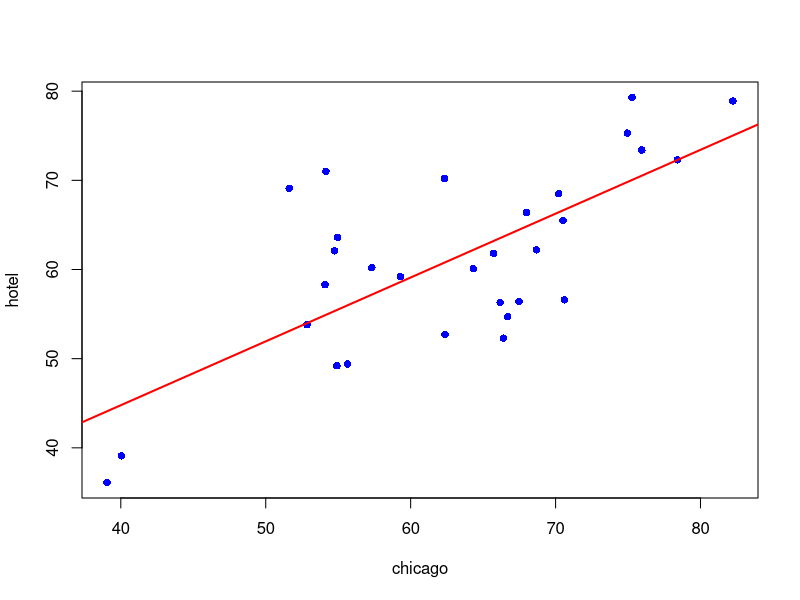
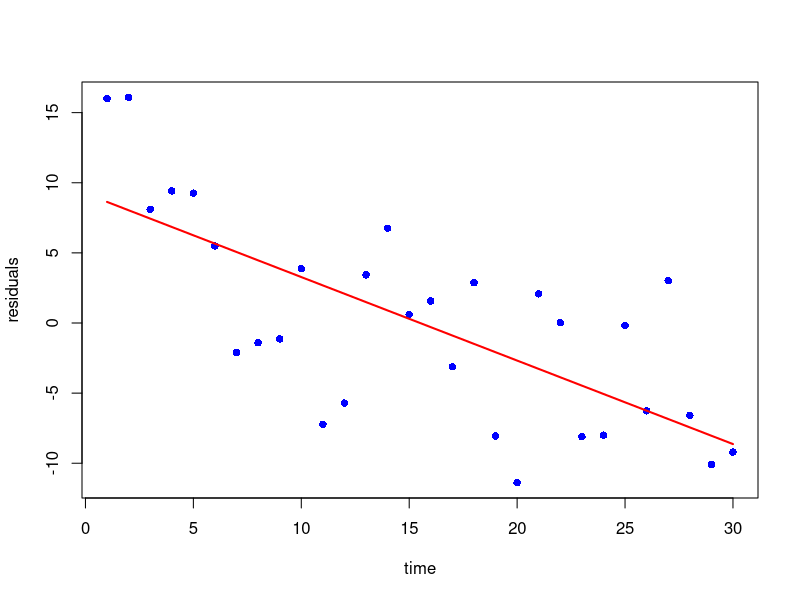
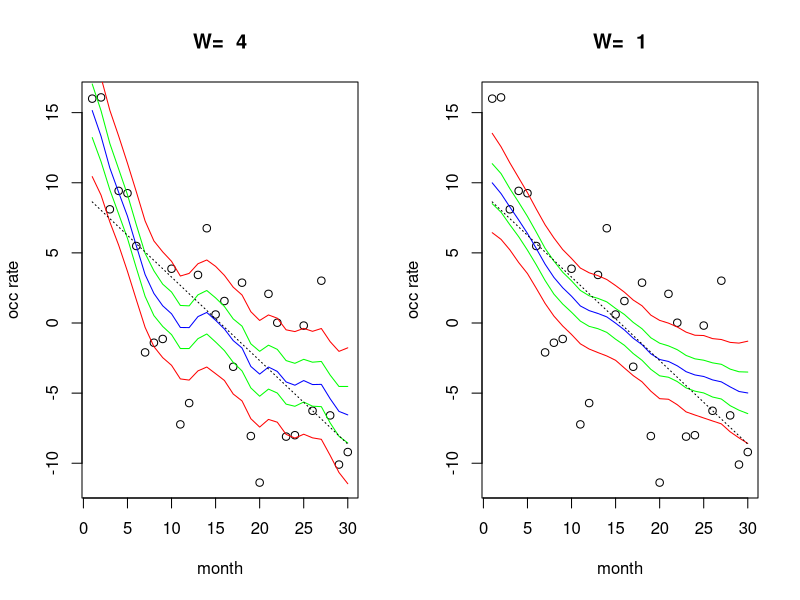

The R script that drew these images, in order:
#--------------------------------------------------
#  R code
ffbsu = function(y,V,W,m0,C0){
#y_t = theta_t + v_t, v_t ~ N(0,V)
#theta_t = theta_{t-1} + w_t, w_t ~ N(0,W)
#theta_0 ~ N(m0,C0)
  n=length(y);a=rep(0,n);R=rep(0,n)
  m=rep(0,n);C=rep(0,n);B=rep(0,n-1);H=rep(0,n-1)
  # time t=1
  #a[1]=a1;R[1]=R1
  a[1]=m0;R[1]=C0+W
  f=a[1];Q=R[1]+V;A=R[1]/Q
  m[1]=a[1]+A*(y[1]-f);C[1]=R[1]-Q*A**2
  # forward filtering
  for (t in 2:n){
    a[t]=m[t-1];R[t]=C[t-1]+W
    f=a[t];Q=R[t]+V;A=R[t]/Q
    m[t]=a[t]+A*(y[t]-f);C[t]=R[t]-Q*A**2
    B[t-1]=C[t-1]/R[t];H[t-1]=sqrt(C[t-1]-R[t]*B[t-1]**2)
  }
  # backward sampling
  theta=rep(0,n);theta[n]=rnorm(1,m[n],sqrt(C[n]))
  for (t in (n-1):1) theta[t]=rnorm(1,m[t]+B[t]*(theta[t+1]-a[t+1]),H[t])
  return(theta)
}

#--------------------------------------------------
# hotels initial
hd = read.table('hotelocc.txt',header=T)
#> names(hd)
#[1] "chicago" "hotel"   "tm"

n=nrow(hd)
hlm = lm(hotel~chicago,hd)
print(summary(hlm))

par(mfrow=c(1,1))
plot(hd$chicago,hd$hotel,xlab='chicago',ylab='hotel',pch=16,col='blue')
abline(hlm$coef,lwd=2.0,col='red')
# dev.copy2pdf(file='hotreg.pdf',height=8,width=8)

tdf = data.frame(r=hlm$resid)
tdf$tm = 1:n
rlm = lm(r~tm,tdf)
plot(tdf$r,ylab='residuals',xlab='time',pch=16,col='blue')
lines(rlm$fit,col='red',lwd=2)
# dev.copy2pdf(file='reshotreg.pdf',height=8,width=8)

#--------------------------------------------------
# hotels
hd = read.table('hotelocc.txt',header=T)
n=nrow(hd)
hd$tm = 1:n

treg = lm(hotel~.,hd)
print(summary(treg))

V=5.4^2
#yy = hd$hotel-.7*hd$chicago - 26.7
yy=hlm$resid
W=4

nd=5000
td = matrix(0,nd,n)

for(i in 1:nd) {
td[i,] = ffbsu(yy,V,W,60,100)
}

par(mfrow=c(1,2))
qmat = apply(td,2,quantile,probs=c(.05,.25,.5,.75,.95))
plot(yy,xlab='month',ylab='occ rate')
lines(qmat[3,],col='blue')
lines(qmat[1,],col='red')
lines(qmat[5,],col='red')
lines(qmat[2,],col='green')
lines(qmat[4,],col='green')
lines(rlm$fit,col='black',lwd=1,lty=3)
title(paste(main='W= ',W))

W=1
for(i in 1:nd) {
td[i,] = ffbsu(yy,V,W,60,100)
}

qmat = apply(td,2,quantile,probs=c(.05,.25,.5,.75,.95))
plot(yy,xlab='month',ylab='occ rate')
lines(qmat[3,],col='blue')
lines(qmat[1,],col='red')
lines(qmat[5,],col='red')
lines(qmat[2,],col='green')
lines(qmat[4,],col='green')
lines(rlm$fit,col='black',lwd=1,lty=3)
title(paste(main='W= ',W))
# dev.copy2pdf(file='rfit.pdf',height=6,width=12)

#Coefficients:
#            Estimate Std. Error t value Pr(>|t|)    
#(Intercept) 26.69391    6.41884   4.159  0.00029 ***
#chicago      0.69524    0.09585   7.253 8.41e-08 ***
#tm          -0.59648    0.11340  -5.260 1.52e-05 ***
#---
#Signif. codes:  0 ‘***’ 0.001 ‘**’ 0.01 ‘*’ 0.05 ‘.’ 0.1 ‘ ’ 1 
#
#Residual standard error: 5.372 on 27 degrees of freedom
